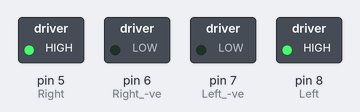
The sketch below on a simulated Arduino Uno, built with avr-gcc and run on an emulated ATmega328P. Shown: switched loads named in the sketch (green lamp = pin HIGH).

Above: at 1.0 s.
At 3.0 s:
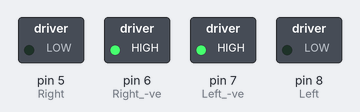
At 5.0 s:
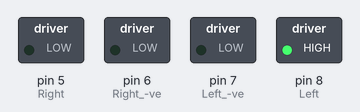
At 7.0 s:
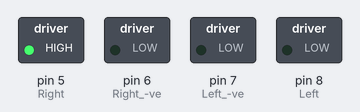
At 9.0 s:
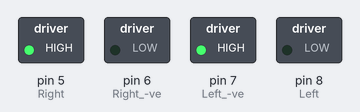
At 11.0 s:
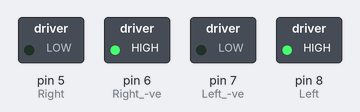
Timing chart, 0 to 15.6 s (numbered marks = the images above):
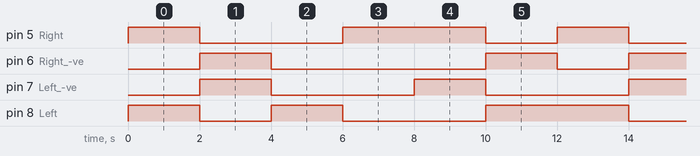

Measured:
- by itself, pin 5 (Right): repeats every 12.0 s: LOW 4.0 s, HIGH 4.0 s, LOW 2.0 s, HIGH 2.0 s
- by itself, pin 6 (Right_-ve): repeats every 12.0 s: LOW 6.0 s, HIGH 2.0 s, LOW 2.0 s, HIGH 2.0 s
- by itself, pin 7 (Left_-ve): alternates HIGH for 2.0 s and LOW for 4.0 s
- by itself, pin 8 (Left): repeats every 12.0 s: LOW 2.0 s, HIGH 2.0 s, LOW 4.0 s, HIGH 4.0 s

The sketch:

1__motor_test1.ino
```cpp
                                                                                                                                                                /******************************************************************************
* FileName:        motor_test.ino
* Dependencies:
* Processor:       AVR ATMEGA328P
* Complier:        ARDUINO
*                  ARDUINO IDE
* Company:         Nvis Technologies Pvt. Ltd.
*
*****************************************************************************
* File Description:
* This program tellls about :
*                           motor interfacing with arduino here we program for forward , backward ,Anti_Rotation
*                          and Clock_Rotation
*
*
*Change History:
* Name                Date            Changes
* Alok Pindoriya     02/04/16    Initial Version
 ****************************************************************************/

//  initialize digital pin motor as an output
void setup()
{
  pinMode(5, OUTPUT);   // Right +ve)
  pinMode(6, OUTPUT);   // Right -ve
  pinMode(7, OUTPUT);   // Left -ve
  pinMode(8, OUTPUT);   // Left +ve
}
void forward()
{
  digitalWrite(5,HIGH);   // Right +ve
  digitalWrite(6,LOW);    // Right -ve
  digitalWrite(7,LOW);    // Left -ve
  digitalWrite(8,HIGH);   // Left +ve
}
void Backward()
{
  digitalWrite(5,LOW);
  digitalWrite(6,HIGH);
  digitalWrite(7,HIGH);
  digitalWrite(8,LOW);
}
void right(){
  digitalWrite(5,LOW);
  digitalWrite(6,LOW);
  digitalWrite(7,LOW);
  digitalWrite(8,HIGH);
}
void left(){
  digitalWrite(5,HIGH);
  digitalWrite(6,LOW);
  digitalWrite(7,LOW);
  digitalWrite(8,LOW);
}
void Anti_Rotation()
{
  digitalWrite(5,HIGH);   // turn the LED on (HIGH is the voltage level)
  digitalWrite(6,LOW);   // turn the LED on (HIGH is the voltage level)
  digitalWrite(7,HIGH);   // turn the LED on (HIGH is the voltage level)
  digitalWrite(8,LOW);   // turn the LED on (HIGH is the voltage level)
}
void Clock_Rotation()
{
  digitalWrite(5,LOW);   // turn the LED on (HIGH is the voltage level)
  digitalWrite(6,HIGH);   // turn the LED on (HIGH is the voltage level)
  digitalWrite(7,LOW);   // turn the LED on (HIGH is the voltage level)
  digitalWrite(8,HIGH);   // turn the LED on (HIGH is the voltage level)
}
// the loop function runs over and over again forever
void loop()
{
  forward();
  delay(2000);              // wait for a second
  Backward();
  delay(2000);
  right();
  delay(2000);
  left();
  delay(2000);
  Anti_Rotation();
  delay(2000);
  Clock_Rotation();
  delay(2000);
}
```
